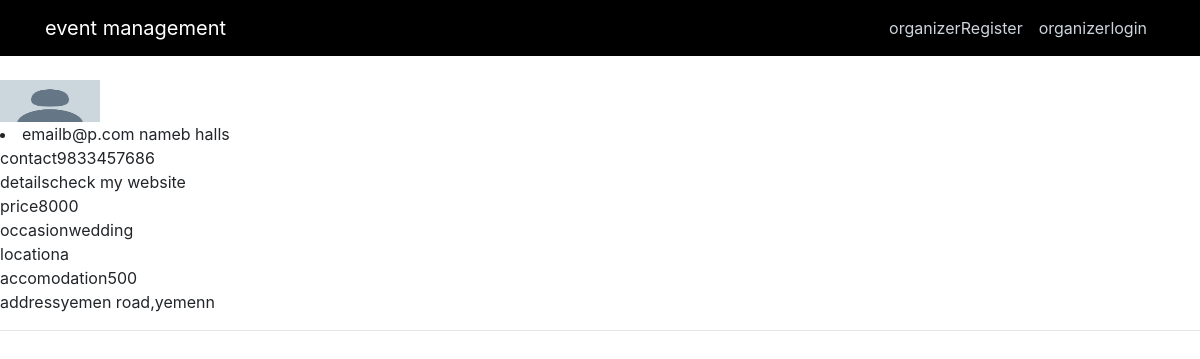
The app's page /detail/2 with its own data.
### models.py (models this page shows, shortened)
class Org(db.Model,UserMixin):
	__tablename__ = "org"
	id = db.Column(db.Integer, primary_key=True)
	name = db.Column(db.String(20), unique=True, nullable=False)
	email = db.Column(db.String(120), unique=True, nullable=False)
	password = db.Column(db.String(60), nullable=False)
	occasion = db.Column(db.String(120))
	location = db.Column(db.String(120))
	price = db.Column(db.Integer,nullable=False)
	address = db.Column(db.String(120))
	contact = db.Column(db.Integer, unique=True,nullable=False)
	requirement=db.Column(db.String(80),nullable=False)
	image_file=db.Column(db.String(20),nullable=False,default='default.jpg')
	details = db.Column(db.String(1000))
	accomodation= db.Column(db.String(120))
	special= db.Column(db.String(120))

### main.py (the view)
@app.route("/detail/<int:org_id>")
def org(org_id):
    org = Org.query.get_or_404(org_id)
    return render_template('fd.html', title='full details', org=org)

### templates/fd.html (shortened to what this page needs)
<!DOCTYPE html>
<html>
<head>
    <link rel="stylesheet" href="https://maxcdn.bootstrapcdn.com/bootstrap/4.0.0/css/bootstrap.min.css">
    <link rel="stylesheet" type="text/css" href="{{ url_for('static', filename='main.css') }}">
</head>
<body class="bg">
    <header class="site-header">
      <nav class="navbar navbar-expand-md navbar-dark bg-steel fixed-top">
        <div class="container">
          <a class="navbar-brand mr-4" href="/home">event management</a>
            <div class="navbar-nav">
              {% if current_user.is_authenticated %}
                <a class="nav-item nav-link" href="{{ url_for('account') }}">account</a>
                <a class="nav-item nav-link" href="{{ url_for('logout') }}">Logout</a>
             {% else %}
              <a class="nav-item nav-link" href="{{ url_for('register') }}">organizerRegister</a>
               <a class="nav-item nav-link" href="{{ url_for('login') }}">organizerlogin</a>
             {% endif %}
            </div>
        </div>
      </nav>
    </header>
    <br>
    <br>
    <br>
              <div>
                <img src="{{ url_for('static', filename='profile_pics/' + org.image_file) }}" width="100px" height="42px">
              </div>
            {% if org.requirement == 'h' %}
               <li>  email{{ org.email }}
                     name{{ org.name }}<br>
                     contact{{ org.contact }}<br>
                     details{{org.details}}<br>
                     price{{org.price}}<br>
                     occasion{{org.occasion}}<br>
                     location{{org.location}}<br>
                     accomodation{{org.accomodation}}<br>
                     address{{org.address}}
                             </li>
            {% endif %}
      <hr>
</body>
</html>

### static/main.css (style rules this page uses)
.site-header .navbar-nav .nav-link { color: #cbd5db; }
.bg-steel { background-color: #5f788a; }

### templates/fd.html (style rules this page uses)
.bg-steel { background-color: black; }
.bg { background-image: url("https://ak6.picdn.net/shutterstock/videos/9983156/thumb/1.jpg"); }

### records on screen
Org: image_file (placeholder picture), email "b@p.com", name "b halls", contact "9833457686", details "check my website", price "8000", occasion "wedding", location "a", accomodation "500", address "yemen road,yemenn"
